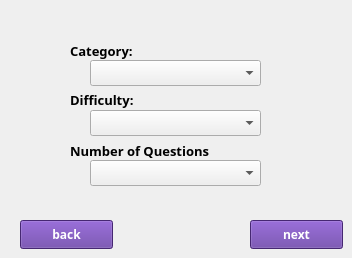
    <widget class="QWidget" name="categorypg">
     <widget class="QLabel" name="diffLbl">
      <property name="geometry">
       <rect>
        <x>70</x>
        <y>90</y>
        <width>91</width>
        <height>20</height>
       </rect>
      </property>
      <property name="font">
       <font>
        <family>Poppins</family>
        <pointsize>10</pointsize>
        <bold>true</bold>
       </font>
      </property>
      <property name="text">
       <string>Difficulty:</string>
      </property>
     </widget>
     <widget class="QLabel" name="qnLbl">
      <property name="geometry">
       <rect>
        <x>70</x>
        <y>140</y>
        <width>151</width>
        <height>21</height>
       </rect>
      </property>
      <property name="font">
       <font>
        <family>Poppins</family>
        <pointsize>10</pointsize>
        <bold>true</bold>
       </font>
      </property>
      <property name="text">
       <string>Number of Questions</string>
      </property>
     </widget>
     <widget class="QComboBox" name="diffCBox">
      <property name="geometry">
       <rect>
        <x>90</x>
        <y>110</y>
        <width>171</width>
        <height>26</height>
       </rect>
      </property>
     </widget>
     <widget class="QPushButton" name="nextBtn">
      <property name="geometry">
       <rect>
        <x>250</x>
        <y>220</y>
        <width>93</width>
        <height>29</height>
       </rect>
      </property>
      <property name="font">
       <font>
        <family>Poppins</family>
        <bold>true</bold>
       </font>
      </property>
      <property name="styleSheet">
       <string notr="true">background: #6237A0;
color: white</string>
      </property>
      <property name="text">
       <string>next</string>
      </property>
     </widget>
     <widget class="QLabel" name="catLbl">
      <property name="geometry">
       <rect>
        <x>70</x>
        <y>40</y>
        <width>161</width>
        <height>21</height>
       </rect>
      </property>
      <property name="font">
       <font>
        <family>Poppins</family>
        <pointsize>10</pointsize>
        <bold>true</bold>
       </font>
      </property>
      <property name="text">
       <string>Category:</string>
      </property>
     </widget>
     <widget class="QComboBox" name="quesnumCBox">
      <property name="geometry">
       <rect>
        <x>90</x>
        <y>160</y>
        <width>171</width>
        <height>26</height>
       </rect>
      </property>
      <property name="editable">
       <bool>false</bool>
      </property>
     </widget>
     <widget class="QComboBox" name="catCBox">
      <property name="geometry">
       <rect>
        <x>90</x>
        <y>60</y>
        <width>171</width>
        <height>26</height>
       </rect>
      </property>
      <property name="styleSheet">
       <string notr="true">color: rgba</string>
      </property>
     </widget>
     <widget class="QPushButton" name="nextBtn_2">
      <property name="geometry">
       <rect>
        <x>20</x>
        <y>220</y>
        <width>93</width>
        <height>29</height>
       </rect>
      </property>
      <property name="font">
       <font>
        <family>Poppins</family>
        <bold>true</bold>
       </font>
      </property>
      <property name="styleSheet">
       <string notr="true">background: #6237A0;
color: white</string>
      </property>
      <property name="text">
       <string>back</string>
      </property>
     </widget>
    </widget>
